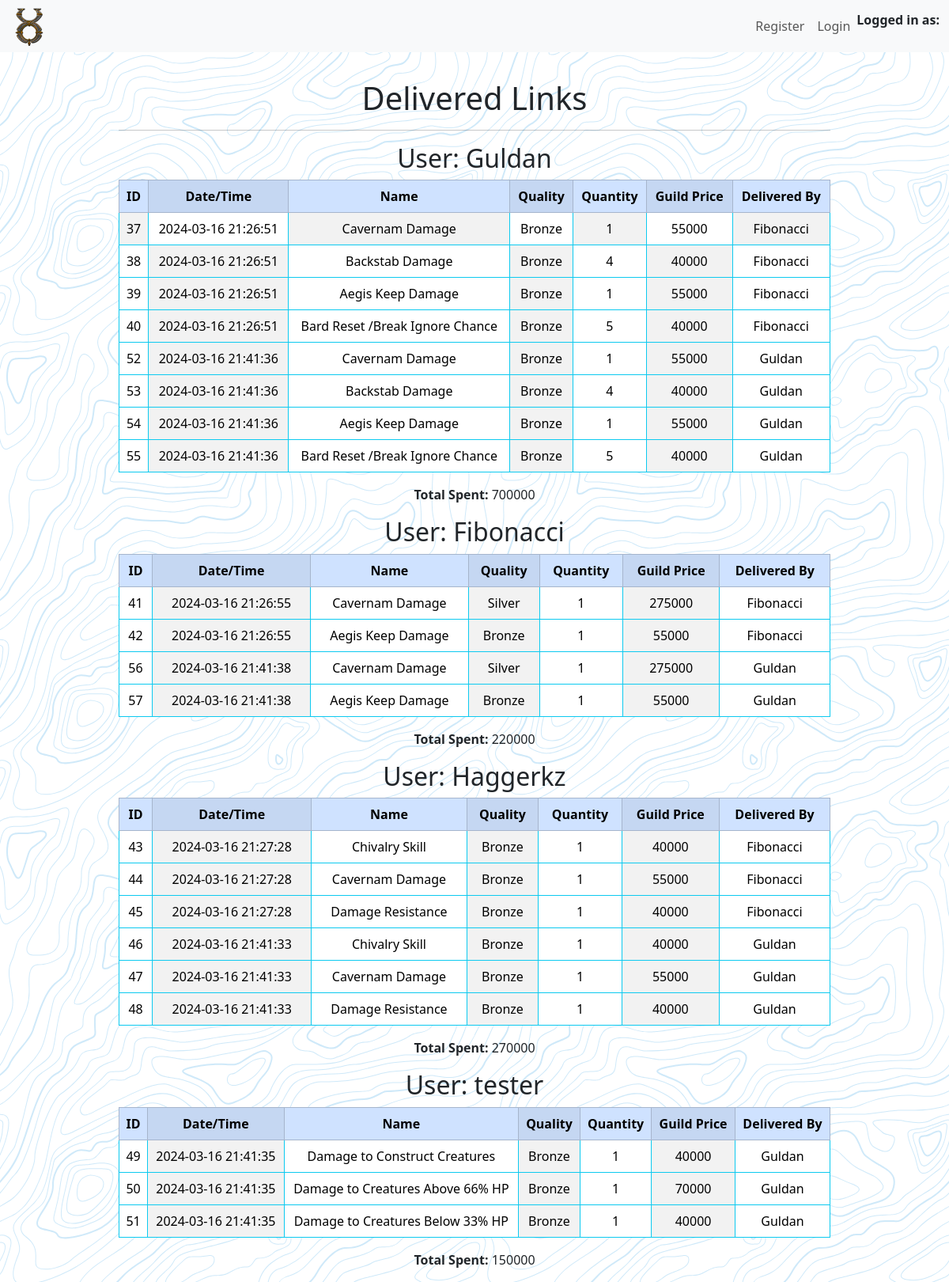
The page /a_history on the database as committed earlier.
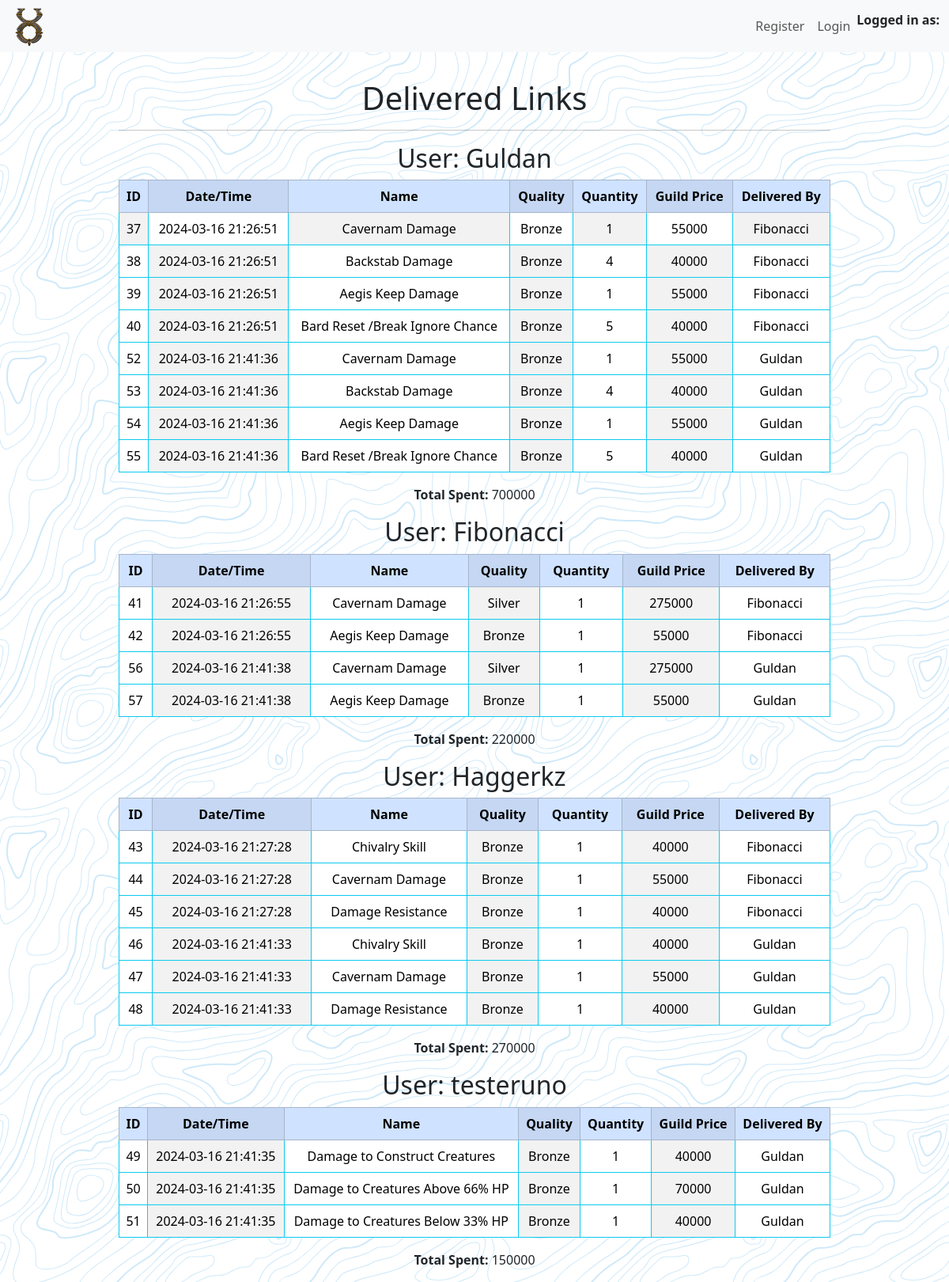
The same page on the database as committed later.
### tables this page shows
CREATE TABLE users (
    id INTEGER PRIMARY KEY AUTOINCREMENT,
    username TEXT NOT NULL,
    password TEXT NOT NULL,
    is_admin INTEGER NOT NULL DEFAULT 0
, sel_lock BOOLEAN DEFAULT (0) NOT NULL, display_name TEXT);

### app.py (the view)
@app.route('/a_history')
def a_history():
    history_data = select_history()
    conn, cursor = connect_to_database('uonew.db')
    cursor.execute("SELECT DISTINCT history.user_id, users.id, users.display_name FROM history INNER JOIN users ON history.user_id = users.id;")
    unique_names = cursor.fetchall()
    totals = {}
    for names in unique_names:
        user_id = names['id']
        cursor.execute("SELECT SUM(links_total) FROM history WHERE user_id=?", (user_id,))
        total_price = cursor.fetchone()[0]
        totals[user_id] = total_price
    conn.commit()
    conn.close()
    return render_template('a_history.html', history_data=history_data,
                           unique_names=unique_names, totals=totals)

### app.py (called while the page is built)
@app.before_request
def authentication():
    if 'id' in session:
        user_data = get_user_data()
        selection_toggle = check_selection_toggle()
        g.is_admin = user_data['is_admin']
        g.sel_lock = user_data['sel_lock']
        g.display_name = user_data['display_name']
        g.selection_toggle = selection_toggle['selections_toggle']

### helpers.py (called while the page is built)
def connect_to_database(database_name):
    conn = sqlite3.connect(database_name)
    conn.row_factory = sqlite3.Row
    cursor = conn.cursor()
    return conn, cursor

### templates/a_history.html (shortened to what this page needs)
{% extends "index.html" %}
{% block nav %}
    <nav class="navbar navbar-expand-lg bg-body-tertiary fixed-top">
        <div class="container-fluid">
            <img src="{{ url_for('static', filename='images/uo.png') }}" alt="UO Icon" class="small-image">
            <div class="collapse navbar-collapse" id="navbarSupportedContent">
                <ul class="navbar-nav mb-2 mb-lg-0 right-align">
                    <li class="nav-item">
                        <a class="nav-link" href="register">Register</a>
                    </li>
                    <li class="nav-item">
                        <a class="nav-link" href="login">Login</a>
                    </li>
                </ul>
            </div>
            <b class="nav-item">Logged in as: <p style="color:blue; text-align:center;">{{ g.display_name }}</p></b>
        </div>
    </nav>
{% endblock %}
{% block content %}
    <div class="spacer"></div>
    <div class="a_mclinks_table">
        <h1>Delivered Links</h1>
        <hr>
        {% for user_info in unique_names %}
            <h2>User: {{ user_info['display_name'] }}</h2>
            <table class="table table-striped-columns table-hover table-bordered border-info">
                <thead class="table-primary">
                    <tr>
                        <th>ID</th>
                        <th>Date/Time</th>
                        <th>Name</th>
                        <th>Quality</th>
                        <th>Quantity</th>
                        <th>Guild Price</th>
                        <th>Delivered By</th>
                    </tr>
                </thead>
                <tbody>
                    {% set total_cost = totals[user_info['id']] %}
                    {% for selection in history_data %}
                        {% if selection['user_id'] == user_info['id'] %}
                            <tr>
                                <form action="/admin_update_user_selection" method="post" style="display:inline;">
                                    <td>{{ selection['id'] }}</td>
                                    <td>{{ selection['datetime'] }}</td>
                                    <td>{{ selection['name'] }}</td>
                                    <td>{{ selection['quality'] }}</td>
                                    <td>{{ selection['s_quantity'] }}</td>
                                    <td>{{ selection['guild_price'] }}</td>
                                    <td>{{ selection['admin_display_name'] }}</td>
                            </tr>
                        {% endif %}
                    {% endfor %}
                </tbody>
            </table>
            <p><input type="hidden" name="total"><b>Total Spent:</b> {{ total_cost }}</p>
        {% endfor %}
    </div>
{% endblock %}

Rows that differ between the two databases and show on the page:
changed users: display_name "tester" → "testeruno"
